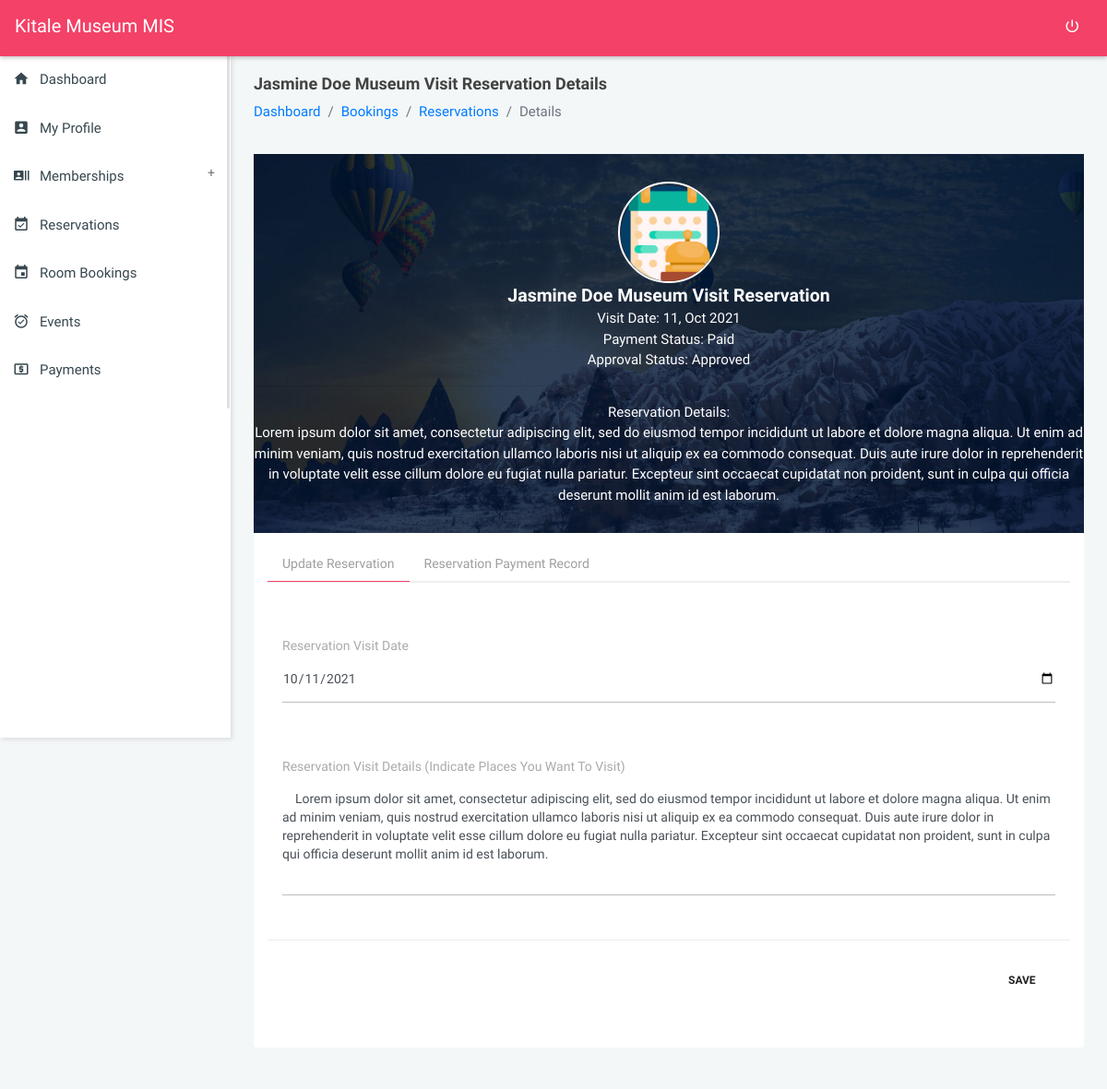
Page /modules_bookings_reservation?view=06e9ad19de814c7777fe0b58ea0fd31610af625998 (signed in) on the committed database.
### tables this page shows
CREATE TABLE `settings` (
  `id` int(20) NOT NULL,
  `name` longtext DEFAULT NULL,
  `tagline` longtext DEFAULT NULL,
  `logo` longtext DEFAULT NULL,
  `mailer_host` varchar(200) DEFAULT NULL,
  `mailer_username` varchar(200) DEFAULT NULL,
  `mailer_from_email` varchar(200) DEFAULT NULL,
  `mailer_password` varchar(200) DEFAULT NULL
);

CREATE TABLE `reservations` (
  `reservation_id` varchar(200) NOT NULL,
  `reservation_user_id` varchar(200) DEFAULT NULL,
  `reservation_date` varchar(200) DEFAULT NULL,
  `reservation_details` longtext DEFAULT NULL,
  `reservation_payment_status` varchar(200) DEFAULT NULL,
  `reservation_status` varchar(200) NOT NULL DEFAULT 'Pending',
  `reservation_created_at` timestamp(6) NOT NULL DEFAULT current_timestamp(6) ON UPDATE current_timestamp(6)
);

CREATE TABLE `users` (
  `user_id` varchar(200) NOT NULL,
  `user_name` varchar(200) DEFAULT NULL,
  `user_phone` varchar(200) DEFAULT NULL,
  `user_idno` varchar(200) DEFAULT NULL,
  `user_email` varchar(200) DEFAULT NULL,
  `user_password` varchar(200) DEFAULT NULL,
  `user_profile_pic` varchar(200) DEFAULT NULL,
  `user_access_level` varchar(200) DEFAULT NULL,
  `user_created_on` varchar(200) DEFAULT NULL
);

### modules_bookings_reservation.php (the view, shortened to what this page needs)
<?php
require_once('config/config.php');
require_once('partials/head.php');
?>
<body class="theme-red">
    <?php require_once('partials/navigation.php'); ?>
    <?php
    require_once('partials/sidebar.php');
    $view = $_GET['view'];
    $ret = "SELECT * FROM reservations r INNER JOIN
    users u ON u.user_id = r.reservation_user_id  WHERE reservation_id = '$view'";
    $stmt = $mysqli->prepare($ret);
    $stmt->execute();
    $res = $stmt->get_result();
    while ($reservation = $res->fetch_object()) {
    ?>
        <section class="content profile-page">
            <div class="container-fluid">
                <div class="block-header">
                    <div class="row">
                        <div class="col-lg-12 col-md-6 col-sm-7">
                            <h2><?php echo $reservation->user_name; ?> Museum Visit Reservation Details</h2>
                            <ul class="breadcrumb">
                                <li class="breadcrumb-item"><a href="dashboard">Dashboard</a></li>
                                <li class="breadcrumb-item"><a href="modules_bookings_reservations">Bookings</a></li>
                                <li class="breadcrumb-item"><a href="modules_bookings_reservations">Reservations</a></li>
                                <li class="breadcrumb-item active">Details</li>
                            </ul>
                        </div>
                    </div>
                </div>
                <div class="row clearfix">
                    <div class="col-md-12">
                        <div class="boxs-simple">
                            <div class="profile-header">
                                <div class="profile_info">
                                    <div class="profile-image"> <img src="assets/images/reservation.png" alt=""> </div>
                                    <h4 class="mb-0"><strong><?php echo $reservation->user_name; ?> Museum Visit Reservation</strong></h4>
                                    <span class="">Visit Date: <?php echo date('d, M Y', strtotime($reservation->reservation_date)); ?></span><br>
                                    <span class="">Payment Status: <?php echo $reservation->reservation_payment_status; ?></span><br>
                                    <span class="">Approval Status: <?php echo $reservation->reservation_status; ?></span><br>
                                    <hr>
                                    <span class="">
                                        Reservation Details:
                                        <br>
                                        <?php echo $reservation->reservation_details; ?>
                                    </span>
                                    <br>
                                </div>
                            </div>
                        </div>
                    </div>
                </div>
                <div class="row clearfix">
                    <div class="col-lg-12 col-md-1">
                        <div class="card">
                            <div class="body">
                                <ul class="nav nav-tabs">
                                    <li class="nav-item"><a class="nav-link active" data-toggle="tab" href="#reservation_update">Update Reservation</a></li>
                                    <li class="nav-item"><a class="nav-link" data-toggle="tab" href="#reservation_payment">Reservation Payment Record</a></li>
                                </ul>
                                <div class="tab-content">
                                    <div role="tabpanel" class="tab-pane active" id="reservation_update">
                                        <div class="wrap-reset">
                                            <form method="POST">
                                                <div class="modal-body">
                                                    <div class="row clearfix">
                                                        <div class="col-sm-12">
                                                            <div class="form-group">
                                                                <label>Reservation Visit Date</label>
                                                                <div class="form-line">
                                                                    <input type="date" value="<?php echo $reservation->reservation_date; ?>" name="reservation_date" required class="form-control" />
                                                                </div>
                                                            </div>
                                                        </div>
                                                        <div class="col-sm-12">
                                                            <div class="form-group">
                                                                <label>Reservation Visit Details (Indicate Places You Want To Visit)</label>
                                                                <div class="form-line">
                                                                    <textarea type="text" rows="5" name="reservation_details" class="form-control no-resize auto-growth" required /><?php echo $reservation->reservation_details; ?></textarea>
                                                                </div>
                                                            </div>
                                                        </div>
                                                    </div>
                                                </div>
                                                <div class="modal-footer">
                                                    <button type="submit" name="Update_Reservation" class="btn btn-link waves-effect">SAVE </button>
                                                </div>
                                            </form>
                                        </div>
                                    </div>
                                                        <?php
                                                        $ret = "SELECT * FROM payments  WHERE payment_service_paid_id = '$view'";
                                                        $stmt = $mysqli->prepare($ret);
                                                        $stmt->execute();
                                                        $res = $stmt->get_result();
                                                        ?>
                                </div>
                            </div>
                        </div>
                    </div>
                </div>
            </div>
        </section>
    <?php } ?>
</body>
</html>

### partials/navigation.php (shortened to what this page needs)
<?php
$user_rank = $_SESSION['user_access_level'];
$ret = "SELECT * FROM settings";
$stmt = $mysqli->prepare($ret);
$stmt->execute();
$res = $stmt->get_result();
while ($sys = $res->fetch_object()) {
    if ($user_rank == 'Member') {
?>
        <nav class="navbar">
            <div class="col-12">
                <div class="navbar-header">
                    <a href="javascript:void(0);" class="bars"></a>
                    <a class="navbar-brand" href="home"><?php echo $sys->name; ?> MIS</a>
                </div>
                <ul class="nav navbar-nav navbar-right">
                    <li><a href="logout" class="mega-menu" data-close="true"><i class="zmdi zmdi-power"></i></a></li>
                </ul>
            </div>
        </nav>
    <?php
    } else {
    ?>
        <nav class="navbar">
            <div class="col-12">
                <div class="navbar-header">
                    <a class="navbar-brand" href="dashboard"><?php echo $sys->name; ?> MIS</a>
                </div>
                <ul class="nav navbar-nav navbar-right">
                    <li><a href="logout" class="mega-menu" data-close="true"><i class="zmdi zmdi-power"></i></a></li>
                </ul>
            </div>
        </nav>
<?php
    }
}
?>

### assets/css/all-themes.css (style rules this page uses)
.theme-red .bars, .theme-red .navbar-brand, .theme-red .navbar-brand:hover, .theme-red .navbar-brand:active, .theme-red .navbar-brand:focus, .theme-red .nav > li > a { color: #fff; }
.theme-red .nav > li > a:hover, .theme-red .nav > li > a:focus, .theme-red .nav .open > a, .theme-red .nav .open > a:hover, .theme-red .nav .open > a:focus .theme-red .sidebar .menu .list li.active, { background-color: transparent; }
.theme-red .nav-tabs .nav-link.active { border-bottom: 1px solid #f34167 !important; }
.theme-purple .nav > li > a:hover, .theme-purple .nav > li > a:focus, .theme-purple .nav .open > a, .theme-purple .nav .open > a:hover, .theme-purple .nav .open > a:focus .theme-purple .sidebar .menu .list li.active, { background-color: transparent; }
.theme-deep-purple .nav > li > a:hover, .theme-deep-purple .nav > li > a:focus, .theme-deep-purple .nav .open > a, .theme-deep-purple .nav .open > a:hover, .theme-deep-purple .nav .open > a:focus .theme-deep-purple .sidebar .menu .list li.active, { background-color: transparent; }
.theme-blue .nav > li > a:hover, .theme-blue .nav > li > a:focus, .theme-blue .nav .open > a, .theme-blue .nav .open > a:hover, .theme-blue .nav .open > a:focus .theme-blue .sidebar .menu .list li.active, { background-color: transparent; }
.theme-cyan .nav > li > a:hover, .theme-cyan .nav > li > a:focus, .theme-cyan .nav .open > a, .theme-cyan .nav .open > a:hover, .theme-cyan .nav .open > a:focus .theme-cyan .sidebar .menu .list li.active, { background-color: transparent; }
.theme-blue-grey .nav > li > a:hover, .theme-blue-grey .nav > li > a:focus, .theme-blue-grey .nav .open > a, .theme-blue-grey .nav .open > a:hover, .theme-blue-grey .nav .open > a:focus .theme-blue-grey .sidebar .menu .list li.active, { background-color: transparent; }
.theme-black .nav > li > a:hover, .theme-black .nav > li > a:focus, .theme-black .nav .open > a, .theme-black .nav .open > a:hover, .theme-black .nav .open > a:focus .theme-black .sidebar .menu .list li.active, { background-color: transparent; }
.theme-green .nav > li > a:hover, .theme-green .nav > li > a:focus, .theme-green .nav .open > a, .theme-green .nav .open > a:hover, .theme-green .nav .open > a:focus .theme-green .sidebar .menu .list li.active, { background-color: transparent; }
.theme-orange .nav > li > a:hover, .theme-orange .nav > li > a:focus, .theme-orange .nav .open > a, .theme-orange .nav .open > a:hover, .theme-orange .nav .open > a:focus .theme-orange .sidebar .menu .list li.active, { background-color: transparent; }
.theme-blush .nav > li > a:hover, .theme-blush .nav > li > a:focus, .theme-blush .nav .open > a, .theme-blush .nav .open > a:hover, .theme-blush .nav .open > a:focus .theme-blush .sidebar .menu .list li.active, { background-color: transparent; }

### rows in the picture
settings: name "Kitale Museum"
reservations: users.user_name "Jasmine Doe", reservation_date "11, Oct 2021", reservation_payment_status "Paid", reservation_status "Approved", reservation_details "Lorem ipsum dolor sit amet, consectetur adipiscing elit, sed do eiusmod tempor incididunt ut labore et dolore magna aliqua. Ut enim ad minim veniam, quis nostrud exercitation ullamco laboris nisi ut aliquip ex ea commodo consequat. Duis aute irure dolor in reprehenderit in voluptate velit esse cillum dolore eu fugiat nulla pariatur. Excepteur sint occaecat cupidatat non proident, sunt in culpa qui officia deserunt mollit anim id est laborum.", reservation_date "10/11/2021"
